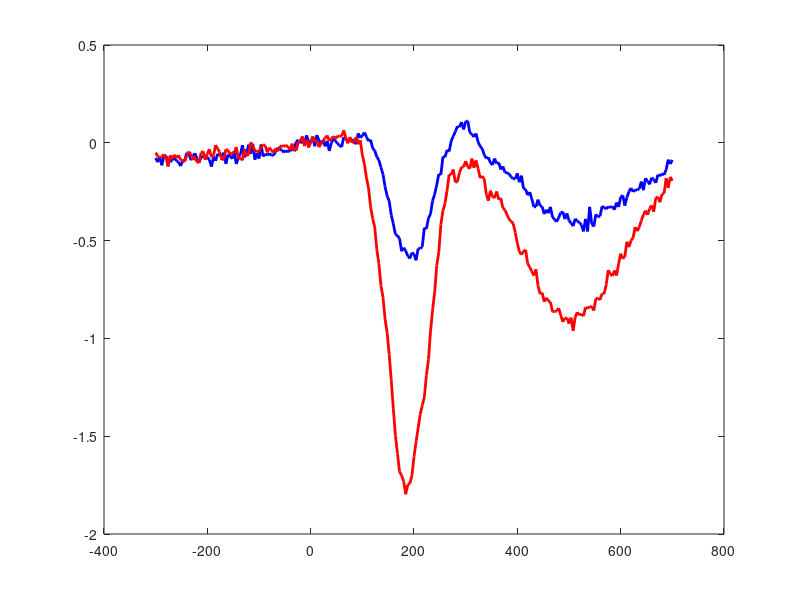

MATLAB code for this plot: (Note: this script raises an error after producing the figure.)
function demo_eran_spectral_dummy_data_trials()
% DEMO_ERAN_SPECTRAL_DUMMY_DATA_TRIALS
% Demo completo con dati fittizi per ERAN + analisi spettrale.
% Flusso:
%   1) genera data_trials dummy
%   2) mostra ERP classico centrato su ERAN
%   3) stima PSD con Welch nella finestra precoce post-target
%   4) estrae band power
%   5) esegue CWT Morlet-like e mostra mappa tempo-frequenza
%   6) salva risultati nel workspace

clearvars -except ans;
clc;

[data_trials, meta] = make_dummy_eran_spectral_data_local();
classic_erp_eran_spectral_local(data_trials, meta);
psd_results = welch_eran_spectral_local(data_trials, meta);
cwt_results = cwt_eran_spectral_local(data_trials, meta);

assignin('base', 'data_trials_eran_spectral_demo', data_trials);
assignin('base', 'meta_eran_spectral_demo', meta);
assignin('base', 'psd_eran_spectral_demo', psd_results);
assignin('base', 'cwt_eran_spectral_demo', cwt_results);
disp('Salvate nel workspace MATLAB: data_trials_eran_spectral_demo, meta_eran_spectral_demo, psd_eran_spectral_demo, cwt_eran_spectral_demo');
end

%% ========================================================================
function [data_trials, meta] = make_dummy_eran_spectral_data_local()
rng(91);

nSubjects = 6;
nTrialsPerCond = 20;
labels = {'regular','irregular'};
chan_labels = {'F7','F3','F4','F8','FC1','FC2','FC4','Cz','Pz','Oz'};
roi_eran = [3 4 6 7];      % F4 F8 FC2 FC4, anteriore destra
roi_control = [8 9 10];    % Cz Pz Oz

fs = 250;
time_ms = -300:1000/fs:700;
t = time_ms / 1000;
nT = numel(time_ms);
nCh = numel(chan_labels);

nTrials = nSubjects * nTrialsPerCond * 2;
data_trials = repmat(struct( ...
    'eeg',[], ...
    'label','', ...
    'subject_id',[], ...
    'time_ms',[], ...
    'fs',[], ...
    'chan_labels',{{}}), 1, nTrials);

k = 0;
for s = 1:nSubjects
    subj_shift = randn * 0.18;
    for c = 1:2
        for tr = 1:nTrialsPerCond
            k = k + 1;

            x = 0.50 * randn(nCh, nT);
            x = x + 0.08 * repmat(sin(2*pi*1.0*t), nCh, 1);

            theta_wave = sin(2*pi*6*t  + rand*2*pi);
            alpha_wave = sin(2*pi*10*t + rand*2*pi);
            beta_wave  = sin(2*pi*18*t + rand*2*pi);
            gamma_wave = sin(2*pi*34*t + rand*2*pi);

            env_eran = exp(-0.5*((time_ms - 190)/40).^2);
            env_post = exp(-0.5*((time_ms - 220)/90).^2);
            env_late = exp(-0.5*((time_ms - 500)/100).^2);

            if strcmp(labels{c}, 'regular')
                eran_amp = -0.8 + subj_shift + 0.10*randn;
                a_theta = 0.35 + 0.08*rand;
                a_alpha = 0.28 + 0.08*rand;
                a_beta  = 0.18 + 0.05*rand;
                a_gamma = 0.15 + 0.05*rand;
                late_amp = -0.4 + 0.10*randn;
            else
                eran_amp = -2.0 + subj_shift + 0.12*randn;
                a_theta = 0.75 + 0.10*rand;
                a_alpha = 0.22 + 0.07*rand;
                a_beta  = 0.32 + 0.06*rand;
                a_gamma = 0.24 + 0.05*rand;
                late_amp = -0.9 + 0.12*randn;
            end

            for ch = 1:nCh
                x(ch,:) = x(ch,:) + 0.08*alpha_wave;

                if ismember(ch, roi_eran)
                    x(ch,:) = x(ch,:) + eran_amp * env_eran ...
                        + a_theta*(theta_wave.*env_post) ...
                        + a_beta *(beta_wave .*env_post) ...
                        + a_gamma*(gamma_wave.*env_post) ...
                        + late_amp * env_late;
                end

                if ismember(ch, roi_control)
                    x(ch,:) = x(ch,:) + 0.12*(alpha_wave.*exp(-0.5*((time_ms+120)/160).^2));
                end
            end

            data_trials(k).eeg = x;
            data_trials(k).label = labels{c};
            data_trials(k).subject_id = s;
            data_trials(k).time_ms = time_ms;
            data_trials(k).fs = fs;
            data_trials(k).chan_labels = chan_labels;
        end
    end
end

meta = struct();
meta.fs = fs;
meta.time_ms = time_ms;
meta.chan_labels = chan_labels;
meta.roi_eran_labels = chan_labels(roi_eran);
meta.roi_control_labels = chan_labels(roi_control);
meta.band_defs = [4 8; 8 13; 13 30; 30 40];
meta.band_names = {'theta','alpha','beta','gamma'};
meta.nSubjects = nSubjects;
meta.nTrials = nTrials;
meta.win_eran = [150 250];
meta.win_psd = [0 300];
end

%% ========================================================================
function classic_erp_eran_spectral_local(data_trials, meta)
time_ms = meta.time_ms;
roi = find(ismember(meta.chan_labels, meta.roi_eran_labels));
subjects = unique([data_trials.subject_id]);
conds = {'regular','irregular'};

subj_erp = struct();
for c = 1:numel(conds)
    subj_erp.(conds{c}) = nan(numel(subjects), numel(time_ms));
end

for iS = 1:numel(subjects)
    s = subjects(iS);
    for c = 1:numel(conds)
        idx = find([data_trials.subject_id] == s & strcmp({data_trials.label}, conds{c}));
        tmp = [];
        for k = idx
            tmp = cat(3, tmp, mean(data_trials(k).eeg(roi,:), 1));
        end
        subj_erp.(conds{c})(iS,:) = mean(tmp, 3);
    end
end

m1 = mean(subj_erp.regular,1,'omitnan');
m2 = mean(subj_erp.irregular,1,'omitnan');

figure('Color','w','Name','ERP ERAN demo');
plot(time_ms, m1, 'b', 'LineWidth', 2); hold on;
plot(time_ms, m2, 'r', 'LineWidth', 2);
xline(0,'--k'); yline(0,':k');
legend('regular','irregular','Location','best');
xlabel('Time (ms)');
ylabel('Amplitude');
title('ERP classico ROI anteriore destra (ERAN)');
set(gca,'FontSize',12);

yl = ylim;
patch([meta.win_eran(1) meta.win_eran(2) meta.win_eran(2) meta.win_eran(1)], ...
    [yl(1) yl(1) yl(2) yl(2)], [1.00 0.92 0.92], ...
    'FaceAlpha',0.25,'EdgeColor','none');
uistack(findobj(gca,'Type','patch'),'bottom');
ylim(yl);
end

%% ========================================================================
function psd_results = welch_eran_spectral_local(data_trials, meta)
fs = meta.fs;
time_ms = meta.time_ms;
idx_win = time_ms >= meta.win_psd(1) & time_ms <= meta.win_psd(2);
roi_eran = find(ismember(meta.chan_labels, meta.roi_eran_labels));
roi_control = find(ismember(meta.chan_labels, meta.roi_control_labels));
conds = {'regular','irregular'};

nTrials = numel(data_trials);
bandpower_eran = nan(nTrials, numel(meta.band_names));
bandpower_control = nan(nTrials, numel(meta.band_names));
Condition = strings(nTrials,1);
Subject = nan(nTrials,1);

for k = 1:nTrials
    xE = mean(data_trials(k).eeg(roi_eran, idx_win), 1);
    xC = mean(data_trials(k).eeg(roi_control, idx_win), 1);

    segLen = min(round(fs*0.4), numel(xE));
    if segLen < 8
        segLen = numel(xE);
    end
    nover = floor(segLen * 0.5);

    [PxxE, f] = pwelch(xE, segLen, nover, [], fs);
    [PxxC, ~] = pwelch(xC, segLen, nover, [], fs);

    for b = 1:numel(meta.band_names)
        fr = meta.band_defs(b,:);
        ib = f >= fr(1) & f < fr(2);
        bandpower_eran(k,b) = trapz(f(ib), PxxE(ib));
        bandpower_control(k,b) = trapz(f(ib), PxxC(ib));
    end

    Condition(k) = string(data_trials(k).label);
    Subject(k) = data_trials(k).subject_id;
end

psd_results = struct();
psd_results.bandpower_eran = bandpower_eran;
psd_results.bandpower_control = bandpower_control;
psd_results.band_names = meta.band_names;
psd_results.Condition = Condition;
psd_results.Subject = Subject;
psd_results.f = f;

figure('Color','w','Name','Welch ERAN band power');
for b = 1:numel(meta.band_names)
    subplot(2,2,b);
    vals1 = bandpower_eran(Condition == "regular", b);
    vals2 = bandpower_eran(Condition == "irregular", b);
    boxplot([vals1; vals2], [ones(size(vals1)); 2*ones(size(vals2))], ...
        'Labels', {'regular','irregular'});
    title(['ERAN ROI - ' meta.band_names{b}]);
    ylabel('Band power');
end

figure('Color','w','Name','Welch PSD media ERAN');
for c = 1:numel(conds)
    idx = find(strcmp({data_trials.label}, conds{c}));
    allpsd = [];
    for k = idx
        xE = mean(data_trials(k).eeg(roi_eran, idx_win), 1);
        segLen = min(round(fs*0.4), numel(xE));
        if segLen < 8
            segLen = numel(xE);
        end
        nover = floor(segLen * 0.5);

        [PxxE, f] = pwelch(xE, segLen, nover, [], fs);        allpsd = [allpsd, PxxE]; %#ok<AGROW>
    end
    plot(f, mean(allpsd,2), 'LineWidth', 2); hold on;
end
xlim([1 45]);
legend(conds,'Location','best');
xlabel('Frequency (Hz)');
ylabel('PSD');
title('PSD media ROI ERAN (Welch, 0-300 ms)');
set(gca,'FontSize',12);
end

%% ========================================================================
function cwt_results = cwt_eran_spectral_local(data_trials, meta)
fs = meta.fs;
time_ms = meta.time_ms;
roi_eran = find(ismember(meta.chan_labels, meta.roi_eran_labels));
conds = {'regular','irregular'};

idx1 = find(strcmp({data_trials.label}, conds{1}), 1, 'first');
idx2 = find(strcmp({data_trials.label}, conds{2}), 1, 'first');

sig1 = mean(data_trials(idx1).eeg(roi_eran,:), 1);
sig2 = mean(data_trials(idx2).eeg(roi_eran,:), 1);

[cfs1, fr1] = cwt(sig1, fs, 'amor');
[cfs2, fr2] = cwt(sig2, fs, 'amor');
pow1 = abs(cfs1).^2;
pow2 = abs(cfs2).^2;

cwt_results = struct();
cwt_results.cfs1 = cfs1;
cwt_results.cfs2 = cfs2;
cwt_results.fr1 = fr1;
cwt_results.fr2 = fr2;
cwt_results.time_ms = time_ms;
cwt_results.cond1 = conds{1};
cwt_results.cond2 = conds{2};

figure('Color','w','Name','CWT ERAN regular vs irregular');
subplot(2,1,1);
imagesc(time_ms, fr1, pow1);
axis xy;
xlabel('Time (ms)');
ylabel('Frequency (Hz)');
title(['CWT scalogram - ' conds{1} ' (ROI ERAN)']);
colorbar;
ylim([1 45]); hold on;
xline(meta.win_eran(1),'--w','LineWidth',1.2);
xline(meta.win_eran(2),'--w','LineWidth',1.2);

subplot(2,1,2);
imagesc(time_ms, fr2, pow2);
axis xy;
xlabel('Time (ms)');
ylabel('Frequency (Hz)');
title(['CWT scalogram - ' conds{2} ' (ROI ERAN)']);
colorbar;
ylim([1 45]); hold on;
xline(meta.win_eran(1),'--w','LineWidth',1.2);
xline(meta.win_eran(2),'--w','LineWidth',1.2);

nTrials = numel(data_trials);
band_time = nan(nTrials, numel(meta.band_names));
Condition = strings(nTrials,1);
idx_post = time_ms >= meta.win_psd(1) & time_ms <= meta.win_psd(2);

for k = 1:nTrials
    sig = mean(data_trials(k).eeg(roi_eran,:), 1);
    [cfs, fr] = cwt(sig, fs, 'amor');
    pow = abs(cfs).^2;
    for b = 1:numel(meta.band_names)
        frng = meta.band_defs(b,:);
        ib = fr >= frng(1) & fr < frng(2);
        band_time(k,b) = mean(pow(ib, idx_post), 'all');
    end
    Condition(k) = string(data_trials(k).label);
end

figure('Color','w','Name','CWT ERAN band power');
for b = 1:numel(meta.band_names)
    subplot(2,2,b);
    vals1 = band_time(Condition == "regular", b);
    vals2 = band_time(Condition == "irregular", b);
    boxplot([vals1; vals2], [ones(size(vals1)); 2*ones(size(vals2))], ...
        'Labels', {'regular','irregular'});
    title(['CWT ERAN ROI - ' meta.band_names{b}]);
    ylabel('Mean TF power');
end

cwt_results.band_time = band_time;
cwt_results.Condition = Condition;
cwt_results.band_names = meta.band_names;
end
